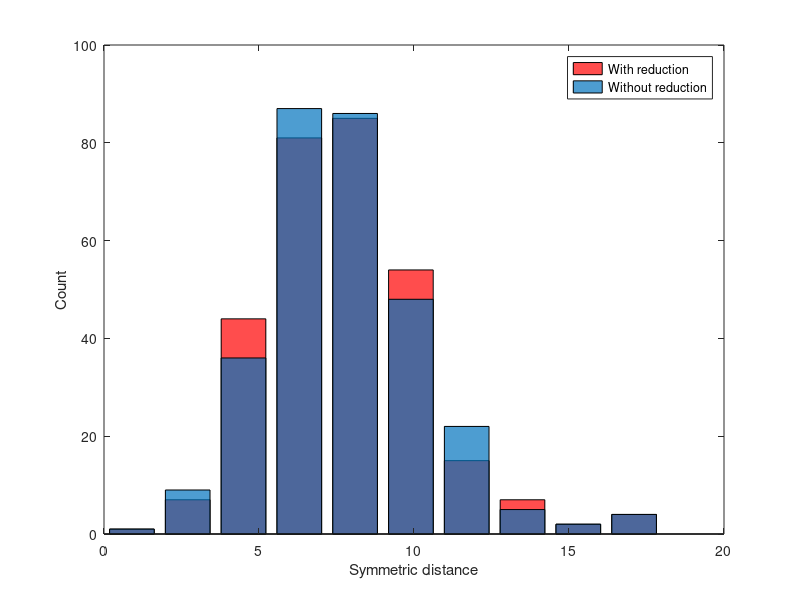
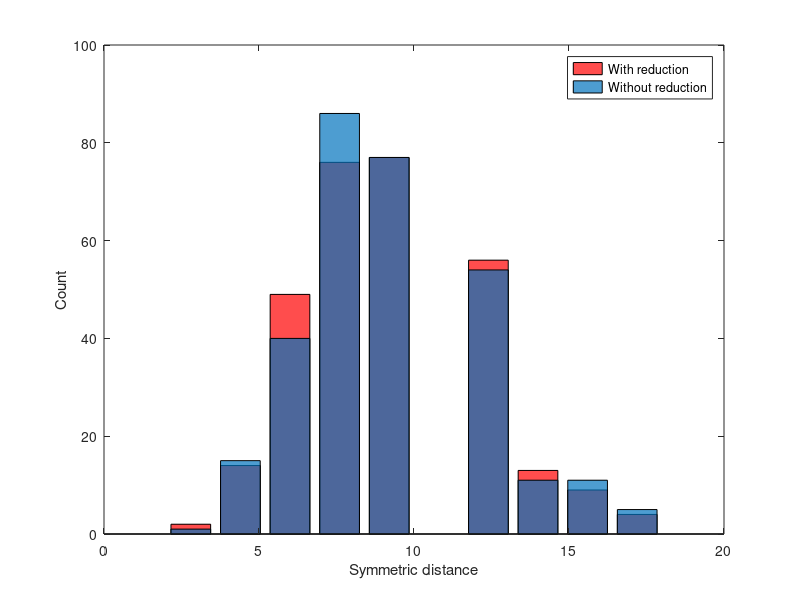
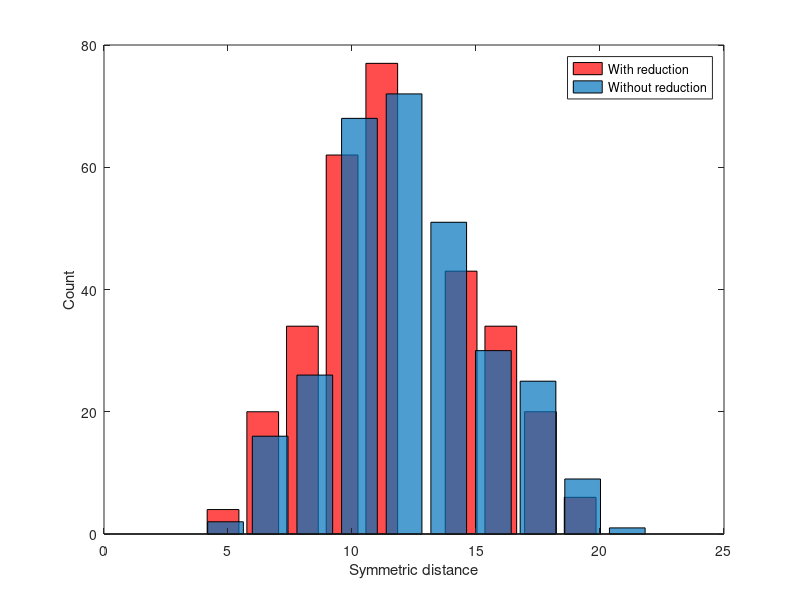
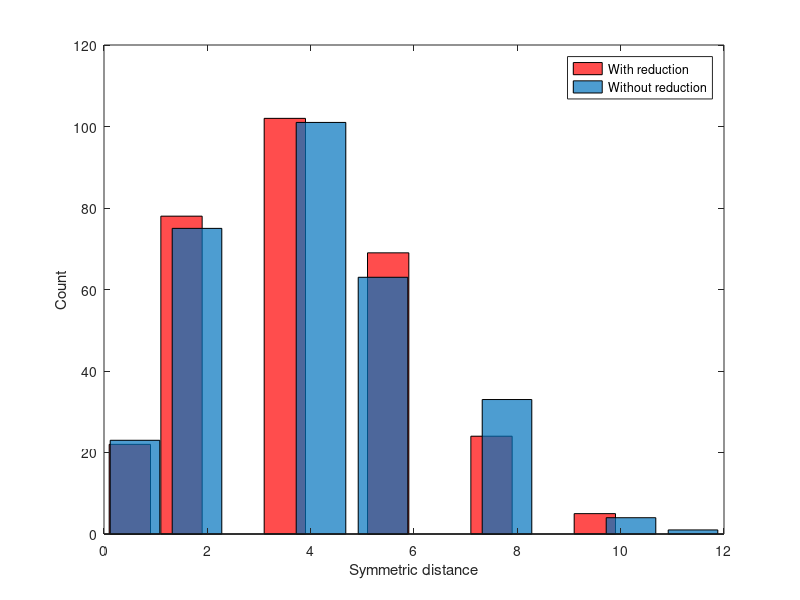

Write MATLAB code to recreate these figures, in order.
clc
clear all
close all


newA0_5=[10
10
10
8
12
8
6
10
6
10
4
8
6
6
16
6
12
10
6
4
12
6
8
10
8
10
2
4
8
8
10
6
8
8
8
4
10
14
8
8
4
10
8
6
6
2
8
4
8
4
6
12
4
8
6
12
4
10
10
10
8
6
16
12
12
4
4
8
6
8
6
14
10
8
6
4
8
6
6
10
4
6
8
4
6
8
6
6
8
18
6
8
6
6
10
12
10
6
6
14
2
6
4
4
8
4
10
6
10
10
4
8
10
8
6
6
8
6
8
8
10
8
8
10
8
4
6
4
0
4
8
4
10
6
6
10
10
10
8
6
6
8
8
6
4
8
6
4
8
8
10
6
6
6
6
4
6
6
10
4
8
10
4
4
6
6
8
8
14
6
10
6
6
8
8
10
6
8
6
12
8
10
10
6
12
10
6
6
8
14
6
10
10
8
10
8
2
6
4
6
14
8
10
10
8
8
8
8
12
6
8
6
8
4
8
4
6
8
10
12
6
12
8
4
6
8
8
12
6
8
8
8
4
6
8
8
4
8
8
6
8
8
10
18
8
4
2
6
8
6
6
8
10
10
10
8
14
6
4
6
4
8
6
4
10
8
6
8
10
6
10
4
2
18
10
12
6
6
6
4
10
4
4
8
6
10
6
18
8
8
8
8
2
6
4
10
8
4
10
6
];



oldA0_5=[10
10
10
8
12
8
6
10
6
10
4
8
8
6
14
4
12
10
10
4
12
12
8
10
8
12
2
2
8
8
10
8
8
6
10
6
12
12
8
10
6
8
8
6
6
2
6
4
8
2
6
14
4
8
6
12
2
8
10
12
8
6
16
12
10
8
6
6
4
8
10
12
10
8
8
4
8
6
6
10
4
10
8
6
8
8
8
8
8
18
6
18
8
6
10
12
6
6
10
16
2
6
6
4
8
4
6
6
10
8
4
8
12
6
6
6
8
8
8
8
10
6
8
10
6
4
6
8
0
4
8
4
6
6
6
12
10
8
8
6
8
8
6
6
4
8
6
4
6
8
10
6
6
6
6
6
6
8
6
6
8
10
4
4
6
6
10
8
12
6
8
6
6
10
8
10
6
8
6
12
10
10
8
6
12
8
6
4
6
14
4
8
10
10
10
8
2
6
4
6
14
8
10
10
10
8
8
8
10
6
8
6
8
4
6
6
6
10
10
8
6
12
8
4
6
8
8
12
8
8
8
8
4
6
8
10
4
6
8
4
6
6
12
12
8
4
2
4
8
6
6
10
8
10
10
8
14
6
4
6
4
6
6
4
6
10
6
8
8
6
8
4
6
18
10
12
6
6
6
4
10
2
4
8
6
8
6
18
8
8
8
8
4
4
8
10
6
8
10
6
];



%hist(newA0_5, m);
%hold on;
%hist(oldA0_5,m);

[h1, x1] = hist(newA0_5)   
[h2, x2] = hist(oldA0_5)

% plot the results:
%figure();
%bar(1:10, [y1;y2]');
%title('Mixed size result');

bar(x1, h1, 'r');
hold on
bar(x2, h2);
h=findobj(gca, 'Type', 'patch');
set (h, 'FaceAlpha', 0.7);
%hold on;
%bar(x2, h2, 'b');

%hold off;
xlabel('Symmetric distance')
ylabel('Count')
legend('With reduction', 'Without reduction')
%h = findobj(gca,'Type','patch');
%display(h)
%set(h(1),'FaceColor','r','EdgeColor','k');
%set(h(2),'FaceColor','g','EdgeColor','k');

newA1_0=[10
8
4
6
8
12
12
6
8
8
8
6
6
10
12
12
6
8
10
16
8
12
10
10
10
2
6
12
12
8
6
12
4
12
12
6
10
10
8
10
6
8
8
10
4
10
10
6
8
6
6
12
8
10
4
8
16
8
12
8
8
8
6
14
8
12
10
12
8
4
8
10
8
6
6
8
12
12
8
8
12
8
10
10
10
8
10
14
8
10
8
6
6
8
8
6
10
12
12
16
6
12
8
14
10
18
10
6
10
12
12
8
6
12
8
6
8
14
10
10
10
12
12
8
8
6
8
8
6
12
4
10
6
6
12
10
8
8
16
10
6
10
10
12
8
12
10
6
6
6
16
10
6
14
8
12
10
8
8
6
10
6
8
10
10
10
6
10
12
6
10
12
8
6
8
14
10
8
10
10
4
10
12
10
10
6
10
8
10
8
2
6
10
8
6
8
12
10
14
12
6
12
6
10
4
18
4
18
8
18
8
10
8
6
10
10
6
16
8
12
8
14
8
10
8
12
12
12
6
10
10
8
8
12
8
8
12
12
14
12
12
8
10
6
10
6
12
10
10
16
12
4
16
10
6
8
12
8
4
8
6
6
12
10
10
10
14
10
8
10
8
4
4
8
10
14
10
12
12
8
10
12
16
12
12
10
14
8
14
12
10
8
8
10
8
10
10
12
10
4
];


oldA1_0 = [10
8
4
6
8
12
8
6
12
8
8
10
8
12
12
12
4
8
12
12
8
12
10
10
10
4
6
10
4
8
10
12
6
12
16
8
10
12
6
12
4
12
8
10
4
12
14
8
6
10
8
12
8
10
4
8
16
6
12
8
6
8
6
10
8
12
6
12
6
4
8
6
6
6
10
8
8
12
12
12
12
8
10
10
8
8
10
14
10
10
10
8
6
8
8
8
10
12
12
16
6
10
8
12
16
18
10
10
6
12
12
8
6
12
8
8
8
14
10
10
6
12
12
8
8
8
8
10
6
12
4
10
8
6
12
10
8
10
16
16
8
10
12
12
8
14
10
6
6
6
16
6
8
14
8
12
8
8
8
6
10
8
8
10
10
10
4
10
8
8
10
10
6
4
8
8
10
8
8
10
6
12
12
8
10
6
10
8
10
8
2
6
12
8
6
10
12
10
16
12
10
10
8
10
6
18
4
18
10
18
10
12
10
8
10
10
6
14
6
12
8
10
8
12
8
12
12
8
6
8
12
8
8
8
12
8
10
12
14
12
10
8
10
6
10
8
12
8
8
18
12
6
16
10
6
8
16
8
4
10
6
8
12
8
10
10
14
10
10
10
10
6
4
8
10
14
10
10
12
8
10
10
16
10
12
10
10
8
14
14
10
8
8
10
8
8
10
8
8
4
];



[h1, x1] = hist(newA1_0)   
[h2, x2] = hist(oldA1_0)


figure()
bar(x1, h1, 'r');
hold on
bar(x2, h2);
h=findobj(gca, 'Type', 'patch');
set (h, 'FaceAlpha', 0.7);
xlabel('Symmetric distance')
ylabel('Count')
legend('With reduction', 'Without reduction')

newA2_0 = [10
14
8
14
10
18
12
12
10
4
12
12
14
12
8
18
12
10
12
12
12
10
12
12
12
18
14
6
10
14
12
16
12
10
16
10
14
16
6
14
10
6
12
12
12
12
20
10
12
8
10
8
16
8
14
14
10
20
12
16
12
6
12
6
10
12
14
12
4
6
14
8
8
12
16
12
12
20
12
8
14
6
10
10
6
14
12
6
8
12
12
6
12
14
10
10
18
16
10
12
18
14
16
10
6
12
12
10
8
14
10
8
12
16
8
16
14
12
16
12
8
16
12
10
10
10
10
10
10
10
12
12
10
12
14
14
14
12
10
10
10
20
8
16
18
10
16
18
10
14
8
10
10
12
10
10
12
18
8
12
18
14
4
6
20
10
8
12
10
8
6
12
12
12
14
14
10
12
14
12
8
12
8
16
12
10
10
8
12
12
14
10
16
8
18
10
12
14
10
12
14
18
8
6
12
16
18
18
14
16
10
16
12
14
16
6
8
18
18
14
14
8
18
10
8
6
8
16
4
12
12
10
16
10
10
16
14
12
12
8
18
10
18
10
12
12
6
16
14
16
8
10
8
10
10
16
12
10
12
16
12
12
10
8
14
14
12
14
8
14
10
10
14
12
16
6
10
12
12
10
12
14
12
16
16
16
18
14
14
12
6
16
8
20
6
14
16
18
8
16
];



oldA2_0 = [10
14
8
16
10
18
12
10
8
6
12
10
16
14
12
18
14
10
10
18
10
10
12
12
12
14
16
6
12
16
14
18
12
8
10
12
14
12
6
14
8
6
12
8
10
8
20
10
12
12
8
6
18
8
16
14
12
20
12
14
12
6
6
8
10
10
14
10
4
8
12
12
10
12
16
12
14
20
12
14
14
10
10
10
6
12
10
10
12
14
12
10
12
14
10
12
18
16
10
14
18
22
18
10
8
12
10
10
12
14
10
10
12
12
8
16
18
14
14
12
10
16
12
18
12
10
10
10
12
10
14
12
14
10
14
14
14
18
12
10
10
20
6
16
20
14
18
18
10
14
8
12
18
12
12
12
12
18
10
12
18
16
6
6
18
8
10
12
10
10
12
8
12
12
14
16
10
12
14
12
10
12
10
20
8
8
12
8
14
16
10
18
16
14
18
12
12
14
10
12
14
20
10
10
12
18
8
18
10
16
14
16
12
14
16
8
14
18
16
14
10
6
18
12
12
6
12
14
4
12
12
16
14
10
12
16
14
14
10
12
16
12
10
10
10
14
10
16
14
14
10
12
10
10
8
16
14
10
12
6
12
10
10
10
14
14
14
10
8
16
12
10
10
10
16
8
10
12
12
8
12
16
16
14
20
14
18
16
12
12
8
16
6
18
6
14
14
20
8
16
];



[h1, x1] = hist(newA2_0)   
[h2, x2] = hist(oldA2_0)


figure()
bar(x1, h1, 'r');
hold on
bar(x2, h2);
h=findobj(gca, 'Type', 'patch');
set (h, 'FaceAlpha', 0.7);
xlabel('Symmetric distance')
ylabel('Count')
legend('With reduction', 'Without reduction')


newS0_5 = [10
4
4
4
0
4
6
8
0
0
8
6
0
0
2
4
4
4
2
4
2
6
6
0
2
4
4
6
6
4
6
8
10
6
4
2
8
2
2
4
8
4
2
8
2
4
4
6
6
6
4
4
4
2
4
2
0
0
4
8
2
4
6
6
6
6
4
4
4
6
4
2
6
6
4
2
4
6
4
6
6
8
2
8
6
4
4
6
2
4
4
6
2
2
8
2
6
4
2
0
2
4
4
0
4
2
6
6
2
8
6
6
8
4
2
0
6
6
4
4
8
4
8
8
6
4
2
2
2
2
6
0
4
4
6
6
2
4
4
6
6
2
6
4
4
6
2
2
2
0
8
4
2
2
4
6
4
4
6
6
2
0
6
6
4
0
0
6
6
8
2
2
4
2
4
6
8
2
4
4
6
4
2
2
4
6
10
0
2
4
2
4
4
2
0
4
4
6
4
2
6
4
4
2
4
6
0
2
2
6
4
2
0
2
6
2
4
6
0
4
6
4
4
6
4
2
4
4
2
6
6
0
4
2
6
10
10
4
4
4
2
6
4
4
2
4
2
4
2
2
6
6
6
4
4
4
8
4
6
4
2
4
2
2
2
2
6
8
2
4
4
2
8
4
4
6
2
4
8
8
2
4
2
6
2
4
4
8
2
2
4
2
6
2
2
2
4
4
2
4
];

oldS0_5 = [8
4
4
4
2
4
2
8
0
2
8
6
0
0
4
8
4
4
2
2
0
6
6
0
2
4
4
6
4
6
6
8
6
4
4
2
8
2
2
4
8
4
4
8
2
4
4
2
6
6
4
6
4
2
4
2
0
2
4
8
2
4
8
6
10
4
4
4
4
6
2
2
6
4
6
2
4
6
2
8
6
10
2
8
6
4
4
8
0
4
4
6
4
4
8
4
6
4
2
2
2
8
6
2
4
2
6
6
2
8
4
6
8
6
6
2
8
6
8
4
6
4
8
8
6
4
2
2
2
2
6
0
4
4
6
6
2
4
4
8
6
2
6
4
4
6
2
2
2
0
8
4
2
2
4
6
4
6
4
8
0
0
6
6
4
0
0
6
6
6
4
2
2
4
4
8
6
6
4
4
6
6
2
4
6
6
10
0
2
2
2
4
4
2
4
4
2
4
4
4
6
4
4
4
4
6
4
4
2
8
4
2
0
4
6
2
4
4
0
4
6
6
4
6
4
2
0
4
6
4
2
0
4
2
4
12
10
4
4
4
2
2
4
4
2
4
2
4
2
2
6
8
8
4
2
6
8
4
6
4
4
4
2
2
2
0
6
6
2
4
6
2
8
2
4
6
2
2
8
8
2
4
2
6
2
4
4
8
0
2
4
2
6
2
2
0
0
0
2
4
];

[h1, x1] = hist(newS0_5)   
[h2, x2] = hist(oldS0_5)


figure()
bar(x1, h1, 'r');
hold on
bar(x2, h2);
h=findobj(gca, 'Type', 'patch');
set (h, 'FaceAlpha', 0.7);

xlabel('Symmetric distance')
ylabel('Count')
legend('With reduction', 'Without reduction')


newS1_0 =[4
2
4
8
4
6
4
6
2
10
8
4
2
6
4
4
6
2
4
6
6
6
4
4
8
10
6
6
4
2
2
6
8
4
10
4
0
6
6
0
6
8
4
4
4
8
6
4
2
4
8
8
6
4
4
4
8
6
6
8
4
6
2
2
2
6
4
8
6
2
4
4
2
10
10
6
4
8
2
6
4
4
4
4
0
8
2
4
2
8
4
2
10
2
8
6
4
4
2
8
0
4
4
8
6
6
4
10
4
2
8
6
4
4
2
2
2
6
4
4
8
4
2
4
6
2
4
4
4
8
6
6
0
0
10
6
4
8
4
8
8
8
6
4
0
6
4
8
0
6
6
2
2
8
8
2
4
2
6
4
6
8
4
4
2
6
2
6
2
2
2
6
4
8
4
0
6
2
0
4
0
6
6
4
10
6
4
4
8
6
8
4
4
10
4
6
10
4
6
8
0
8
4
0
4
0
6
2
2
6
8
2
4
8
4
2
4
4
0
2
4
8
4
2
4
0
4
6
8
2
4
2
6
4
8
4
6
2
8
4
8
6
10
6
4
2
4
8
4
6
2
8
4
2
6
4
2
6
4
4
10
10
6
8
2
4
8
4
4
6
4
4
4
8
10
4
4
6
8
8
6
8
4
4
4
6
6
0
6
4
6
6
2
2
10
6
6
4
2
12
];


oldS1_0 = [4
2
6
10
6
6
4
4
4
8
8
6
4
4
4
6
6
2
4
4
6
6
4
2
8
10
6
4
4
2
2
6
10
4
10
4
0
6
6
0
6
6
2
2
4
8
6
4
4
4
8
10
6
2
6
4
8
6
4
6
6
6
2
2
2
6
4
8
6
2
4
4
2
10
8
4
6
8
2
4
6
6
4
4
0
2
6
4
2
8
4
4
8
2
8
6
6
2
4
10
0
2
4
10
4
6
2
10
8
2
8
6
2
4
4
2
2
2
8
4
10
4
2
8
8
2
6
4
4
6
6
6
0
0
10
6
4
10
6
8
8
6
6
4
2
6
4
8
0
6
6
2
2
8
8
8
4
4
6
2
6
6
2
4
0
4
2
6
6
2
0
6
4
8
4
0
6
6
2
4
2
6
6
4
10
4
8
6
6
6
8
6
4
8
4
8
10
6
6
8
0
8
4
0
4
0
8
2
0
6
8
2
4
6
4
2
4
4
0
4
4
6
4
2
4
0
4
6
8
2
6
2
6
4
6
4
6
2
8
8
8
8
6
6
4
2
2
8
4
6
2
8
4
6
6
4
2
10
4
4
8
8
6
10
8
4
8
4
4
8
4
4
4
8
8
4
4
8
6
8
10
8
6
4
4
8
6
0
4
6
6
6
2
2
6
6
4
6
4
10
];



[h1, x1] = hist(newS1_0)   
[h2, x2] = hist(oldS1_0)


figure()
bar(x1, h1, 'r');
hold on
bar(x2, h2);
h=findobj(gca, 'Type', 'patch');
set (h, 'FaceAlpha', 0.7);
xlabel('Symmetric distance')
ylabel('Count')
legend('With reduction', 'Without reduction')



newS2_0 = [4
2
6
6
8
4
8
8
4
6
4
4
6
4
8
6
0
6
0
2
8
12
10
6
2
10
6
6
8
6
4
12
10
8
6
0
0
2
6
8
4
4
6
6
4
8
8
8
0
10
10
8
10
6
2
6
4
4
4
6
8
4
2
8
6
12
8
12
4
8
8
10
6
2
8
4
6
8
8
2
6
0
2
6
6
2
6
4
8
2
0
2
10
6
12
8
6
4
8
6
8
8
6
6
8
8
10
8
8
6
6
4
10
2
8
10
12
12
2
8
4
8
6
4
10
4
6
6
4
10
8
10
10
10
10
8
6
6
8
0
2
2
10
2
12
8
6
2
6
6
2
12
6
12
10
6
4
6
8
2
4
6
8
4
8
10
6
6
10
6
8
2
10
8
10
6
4
10
12
6
6
6
6
6
6
8
2
2
4
10
8
4
8
4
6
10
8
12
12
8
4
8
10
4
4
8
8
2
2
6
4
8
4
10
10
0
2
6
6
8
2
4
6
12
8
12
8
6
0
2
2
10
12
4
8
12
6
10
8
10
6
2
10
6
10
6
8
8
8
4
4
10
10
6
6
4
10
6
4
6
6
12
12
4
10
10
6
2
8
2
4
6
10
10
6
6
10
4
4
6
6
4
8
6
4
14
0
10
12
8
6
8
12
10
0
2
10
8
8
4
];

oldS2_0 = [2
2
10
2
6
6
10
6
8
6
6
2
4
4
8
8
2
6
2
2
8
10
8
8
2
10
2
6
8
6
6
10
10
8
6
2
2
2
6
4
6
6
4
10
6
6
8
12
6
12
10
6
10
6
4
6
4
4
4
10
6
4
4
10
8
12
8
10
6
8
10
10
8
0
8
6
6
12
8
2
6
0
2
2
4
2
2
4
2
2
0
4
2
6
12
10
8
6
8
10
10
2
14
4
6
6
10
10
6
6
6
6
8
2
8
10
16
10
6
8
4
8
4
4
10
4
8
8
4
10
6
6
12
8
10
4
2
8
8
0
4
10
8
4
12
8
8
6
6
8
2
14
2
10
8
8
4
6
6
4
8
12
8
4
8
10
10
6
8
6
6
2
10
10
10
10
6
10
10
6
6
10
6
6
6
4
6
4
4
10
8
4
8
4
6
10
6
12
10
10
10
8
10
4
4
10
8
2
2
8
10
10
6
10
12
4
4
6
6
10
2
6
6
12
10
8
6
6
4
2
4
10
14
6
8
12
8
6
14
12
10
4
10
8
14
4
6
10
8
4
4
10
10
6
6
8
10
8
6
8
4
12
14
6
10
10
4
2
10
4
2
6
12
10
6
8
10
4
6
8
2
10
8
4
10
14
2
10
10
6
6
12
8
10
4
4
10
12
10
10
];



[h1, x1] = hist(newS2_0)   
[h2, x2] = hist(oldS2_0)


figure()
bar(x1, h1, 'r');
hold on
bar(x2, h2);

legend('With reduction', 'Without reduction')
xlabel('Symmetric distance')
ylabel('Count')

h=findobj(gca, 'Type', 'patch');
set (h, 'FaceAlpha', 0.7);



